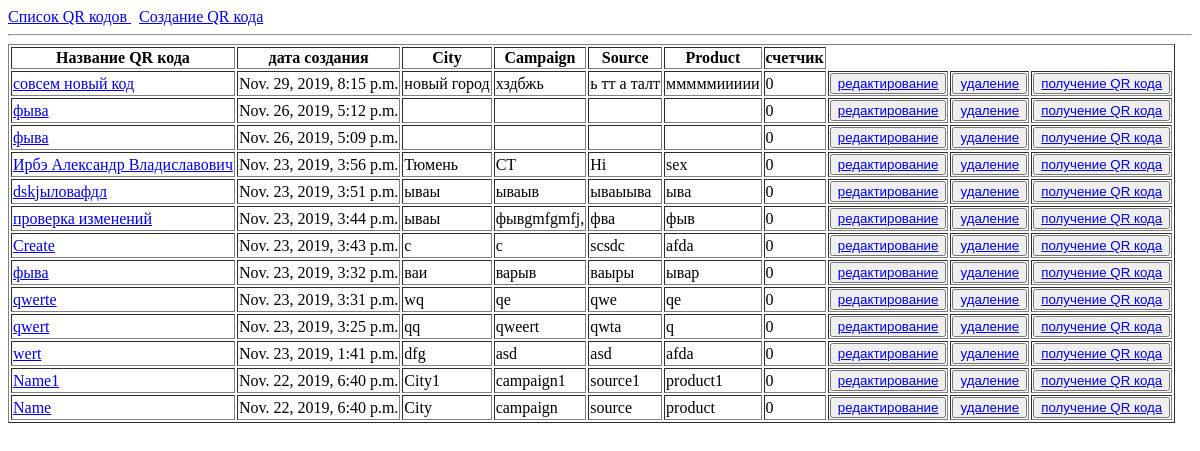
Before: /qr/ with the older database file.
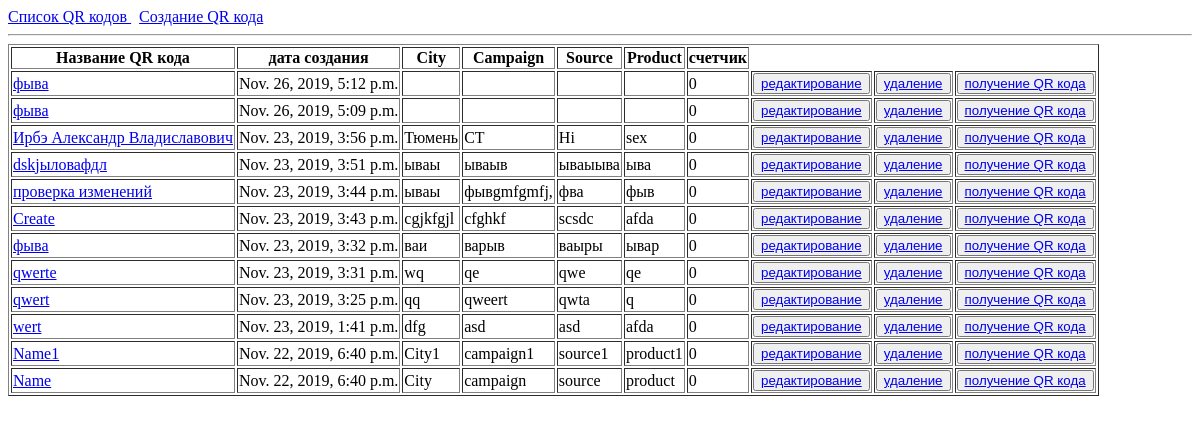
After: the same page with the newer database file.
### qr_code/apps/qr_list/models.py (models this page shows, shortened)
class List(models.Model):
	qr_date = models.DateTimeField('дата создания', auto_now_add=True, db_index=True)
	qr_name = models.CharField('Название QR кода', max_length=100, null=False, blank=True, db_index=True)
	qr_city = models.CharField('City', max_length=100, null=False, blank=True, )
	qr_campaign = models.CharField('Campaign', max_length=100, null=False, blank=True, )
	qr_source = models.CharField('Source', max_length=100, null=False, blank=True, )
	qr_product = models.CharField('Product', max_length=100, null=False, blank=True, )
	qr_quantity = models.IntegerField('счетчик', default=0, null=False, blank=True)
	slug = models.SlugField('слаг', unique=True, blank=True)
	class Meta:
		ordering = ('-qr_date',)
	def get_absolute_url(self):
		return reverse('qr_detail_url', kwargs={'slug':self.slug})
	def get_update_url(self):
		return reverse('qr_update_url', kwargs={'slug':self.slug})
	def get_delete_url(self):
		return reverse('qr_delete_url', kwargs={'slug':self.slug})
	def get_detail_url(self):
		return reverse('qr_detail_url', kwargs={'slug':self.slug})

### qr_code/apps/qr_list/views.py (the view)
# urls.py: path('', views.base_page, name='base_page'),
def base_page(request):
	latest_list = List.objects.all()
	admin_url = '../admin/qr_list/list/'
	return render(request, 'qr_list/qr_list.html', {'latest_list':latest_list, 'admin_url':admin_url,})

### qr_code/templates/qr_list/qr_list.html (shortened to what this page needs)
{% extends 'qr_list/base.html' %}
{% block content %}
{% if latest_list %}
<table border="1">
<tr>
<th>Название QR кода</th>
<th>дата создания</th>
<th>City</th>
<th>Campaign</th>
<th>Source</th>
<th>Product</th>
<th>счетчик</th>
</tr>
	{% for a  in latest_list %}
	<tr >
		<td ><a href="{{a.get_absolute_url}}">{{a.qr_name}}</a></td>
		<td><a>{{a.qr_date}}</a></td>
		<td><a>{{a.qr_city}}</a></td>
		<td><a>{{a.qr_campaign}}</a></td>
		<td><a>{{a.qr_source}}</a></td>
		<td><a>{{a.qr_product}}</a></td>
		<td><a>{{a.qr_quantity}}</a></td>
		<td><button><a href="{{a.get_update_url}}">редактирование</a></button></td>
		<td><button><a href="{{a.get_delete_url}}">удаление</a></button></td>
		<td><button><a href="{{a.get_detail_url}}">получение QR кода</a></button></td>
	</tr>
	{% endfor %}
 </table>
{% else %}
Кодов еще нет. Их нужно создать.
{% endif %}
{% endblock %}

Changed rows visible on the page:
removed List: qr_name "совсем новый код", qr_date "Nov. 29, 2019, 8:15 p.m.", qr_city "новый город", qr_campaign "хздбжь", qr_source "ь тт а талт", qr_product "мммммиииии", qr_quantity "0"
changed List "Create": qr_city "c" → "cgjkfgjl"; qr_campaign "c" → "cfghkf"
